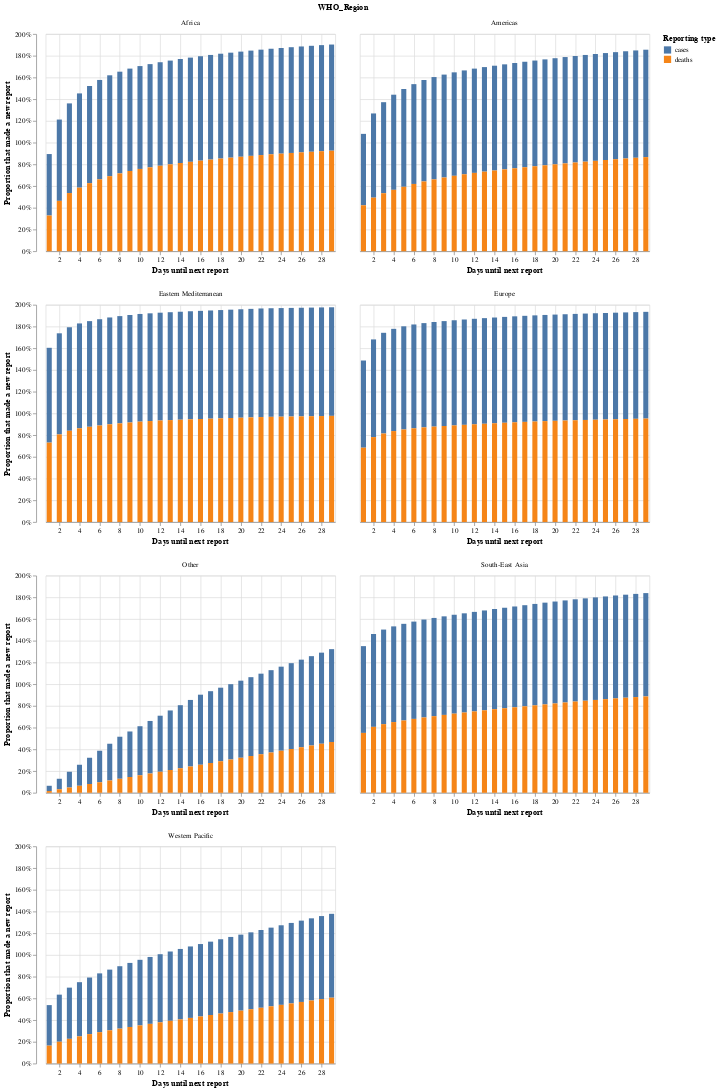

Notebook source saved alongside this figure:
### Code cell
alt.Chart(diffs_over_time_relative_per_region.reset_index()).mark_bar(size=7).encode(
    x=alt.X(
        "day_diff", title="Days until next report", scale=alt.Scale(domain=(1, 29))
    ),
    y=alt.Y(
        "value", axis=alt.Axis(format="%"), title="Proportion that made a new report"
    ),
    color=alt.Color("count_type", title="Reporting type"),
    facet=alt.Facet("WHO_Region", columns=2),
).resolve_scale(x="independent")

### Figure 1 — Vega-Lite specification as saved in the notebook (floating-point values rounded to 4 significant figures; data arrays with more than 128 entries replaced by an {"elided": "..."} marker saying what was removed)
{"config": {"view": {"continuousWidth": 400, "continuousHeight": 300}}, "data": {"name": "data-090b00c0ff9550783d9e096009d8efbf"}, "mark": {"type": "bar", "size": 7}, "encoding": {"color": {"type": "nominal", "field": "count_type", "title": "Reporting type"}, "facet": {"type": "nominal", "columns": 2, "field": "WHO_Region"}, "x": {"type": "quantitative", "field": "day_diff", "scale": {"domain": [1, 29]}, "title": "Days until next report"}, "y": {"type": "quantitative", "axis": {"format": "%"}, "field": "value", "title": "Proportion that made a new report"}}, "resolve": {"scale": {"x": "independent"}}, "$schema": "https://vega.github.io/schema/vega-lite/v4.8.1.json", "datasets": {"data-090b00c0ff9550783d9e096009d8efbf": {"elided": "420 records"}}}
